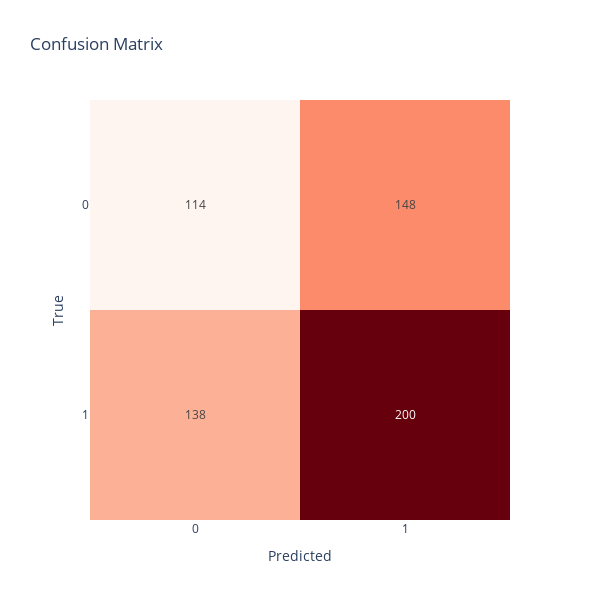

The notebook cell saved with this chart:
### Code cell
import plotly.express as px
# plot confusion matrix
fig = px.imshow(cm, labels=dict(x="Predicted", y="True", color="Count"), x=["0", "1"],
                 y=["0", "1"], text_auto=True, width=600, height=600, color_continuous_scale='reds',
                   title="Confusion Matrix")
# remove colorbar
fig.update_layout(coloraxis_showscale=False)
fig.show()

### Figure 1 — Plotly figure (JSON) as saved in the notebook; plotly's stock layout.template omitted (floating-point values rounded to 4 significant figures)
{"data": [{"coloraxis": "coloraxis", "hovertemplate": "Predicted: %{x}<br>True: %{y}<br>Count: %{z}<extra></extra>", "name": "0", "texttemplate": "%{z}", "type": "heatmap", "x": ["0", "1"], "xaxis": "x", "y": ["0", "1"], "yaxis": "y", "z": [[114, 148], [138, 200]]}], "layout": {"coloraxis": {"colorbar": {"title": {"text": "Count"}}, "colorscale": [[0, "rgb(255,245,240)"], [0.125, "rgb(254,224,210)"], [0.25, "rgb(252,187,161)"], [0.375, "rgb(252,146,114)"], [0.5, "rgb(251,106,74)"], [0.625, "rgb(239,59,44)"], [0.75, "rgb(203,24,29)"], [0.875, "rgb(165,15,21)"], [1, "rgb(103,0,13)"]], "showscale": false}, "height": 600, "title": {"text": "Confusion Matrix"}, "width": 600, "xaxis": {"anchor": "y", "constrain": "domain", "domain": [0, 1], "scaleanchor": "y", "title": {"text": "Predicted"}}, "yaxis": {"anchor": "x", "autorange": "reversed", "constrain": "domain", "domain": [0, 1], "title": {"text": "True"}}}}
